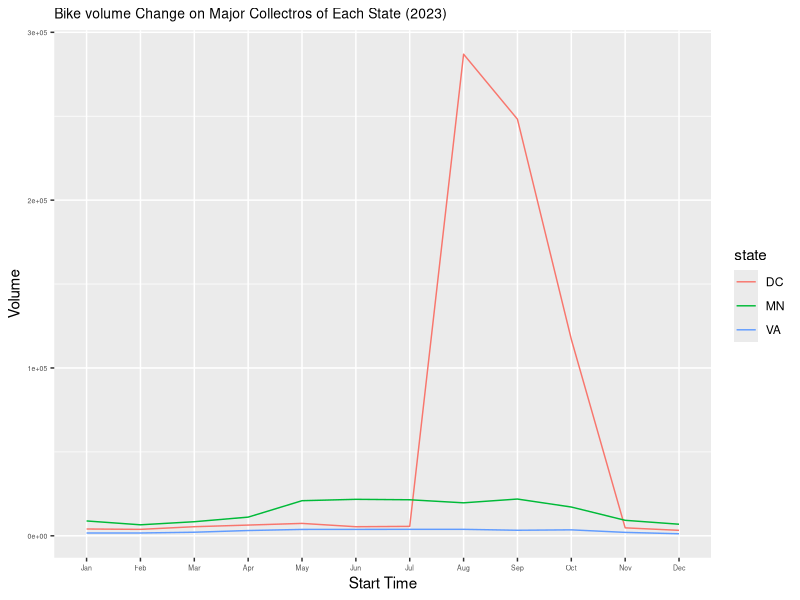
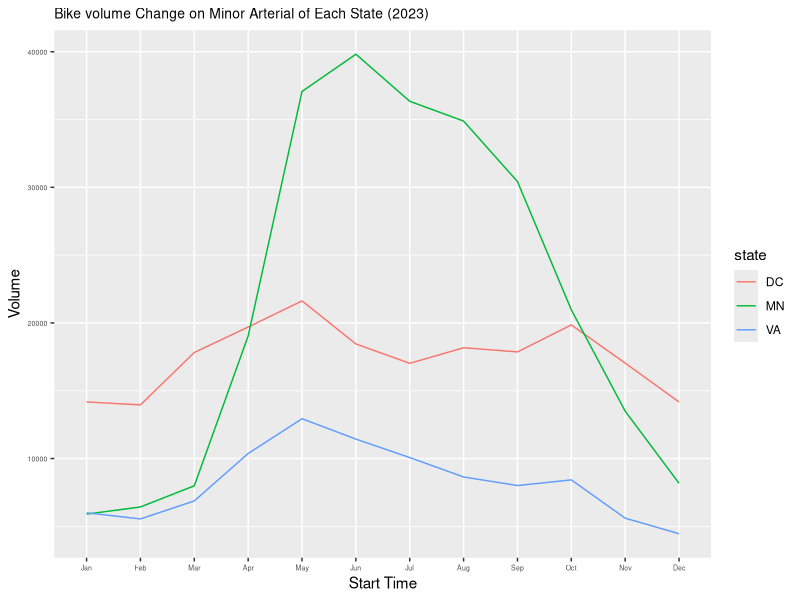
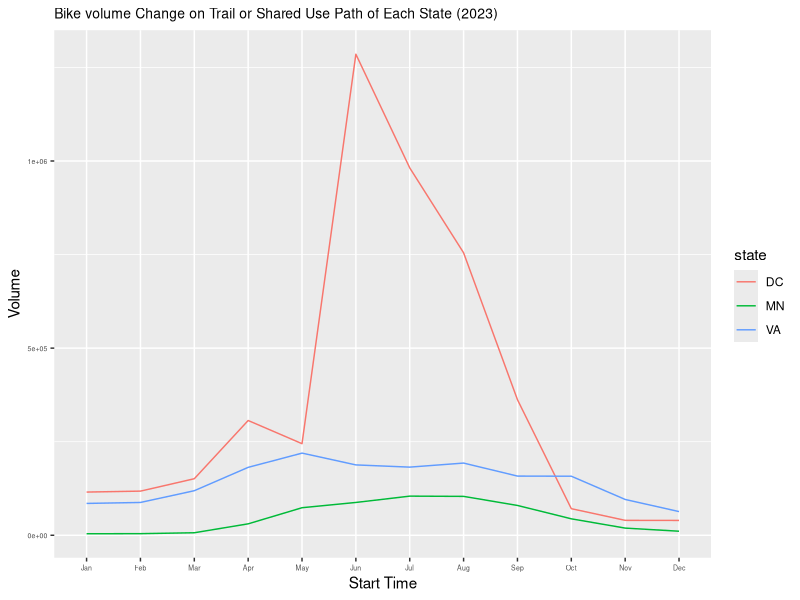

Here is the R script that generated these plots, in order:
library (dplyr)
library(ggplot2)
monthly <- read.csv('monthly_state_fc.csv')
monthly <- monthly %>%
  mutate(month = factor(format(as.Date(start_time), "%b"), levels = month.abb))

check <- read.csv('checklist.csv')
check <- check %>% 
  arrange(-count,-yyyy, functional_classification)

#for example (Figure1) in 2023, for Major Collector and Minor Arterial, 
#VA, MN, and DC all had 12 months' data.

fig1 <- monthly %>%
  filter(functional_classification == 'Major Collector' &
         state %in% c('VA', 'MN', 'DC')) %>%
  filter(grepl("^2023", start_time))

ggplot(fig1, aes(x = month, y = t_volume,group = state, color = state)) +
  geom_line() +
  labs(title = "Bike volume Change on Major Collectros of Each State (2023)",
       x = "Start Time",
       y = "Volume") +
  theme(plot.title=element_text(size=10),
        axis.text=element_text(size=5))

fig2 <- monthly %>%
  filter(functional_classification == 'Minor Arterial' &
           state %in% c('VA', 'MN', 'DC')) %>%
  filter(grepl("^2023", start_time)) %>%
  arrange(start_time)

ggplot(fig2, aes(x = month, y = t_volume,group = state, color = state)) +
  geom_line() +
  labs(title = "Bike volume Change on Minor Arterial of Each State (2023)",
       x = "Start Time",
       y = "Volume") +
  theme(plot.title=element_text(size=10),
        axis.text=element_text(size=5))

fig3 <- monthly %>%
  filter(functional_classification == 'Trail or Shared Use Path' &
           state %in% c('VA', 'MN', 'DC')) %>%
  filter(grepl("^2023", start_time)) %>%
  arrange(start_time)

ggplot(fig3, aes(x = month, y = t_volume,group = state, color = state)) +
  geom_line() +
  labs(title = "Bike volume Change on Trail or Shared Use Path of Each State (2023)",
       x = "Start Time",
       y = "Volume") +
  theme(plot.title=element_text(size=10),
        axis.text=element_text(size=5))
